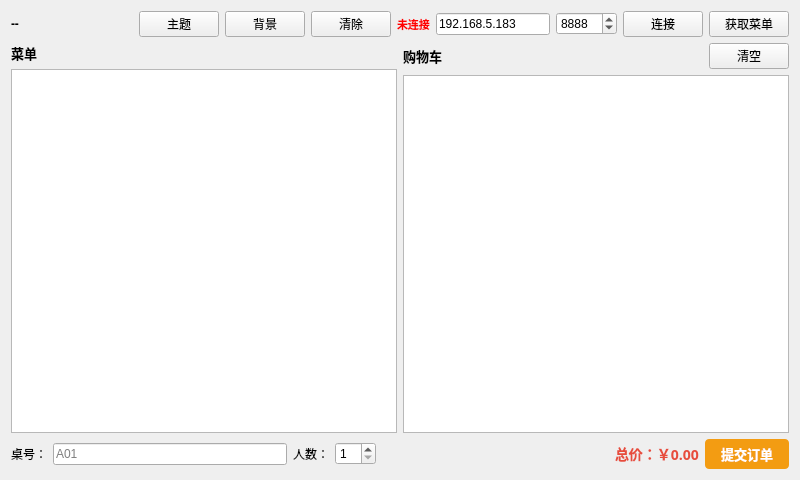
<?xml version="1.0" encoding="UTF-8"?>
<ui version="4.0">
 <class>ClientWidget</class>
 <widget class="QWidget" name="ClientWidget">
  <property name="geometry">
   <rect>
    <x>0</x>
    <y>0</y>
    <width>800</width>
    <height>480</height>
   </rect>
  </property>
  <property name="windowTitle">
   <string>点餐终端 - 客户端</string>
  </property>
  <layout class="QGridLayout" name="gridLayout_2">
   <item row="1" column="1" rowspan="2">
    <layout class="QVBoxLayout" name="cartLayout">
     <item>
      <layout class="QHBoxLayout">
       <item>
        <widget class="QLabel" name="label">
         <property name="font">
          <font>
           <family>隶书</family>
           <pointsize>-1</pointsize>
           <weight>75</weight>
           <bold>true</bold>
          </font>
         </property>
         <property name="styleSheet">
          <string>font-size: 13px; font-weight: bold;</string>
         </property>
         <property name="text">
          <string>购物车</string>
         </property>
        </widget>
       </item>
       <item>
        <spacer>
         <property name="orientation">
          <enum>Qt::Horizontal</enum>
         </property>
         <property name="sizeHint" stdset="0">
          <size>
           <width>0</width>
           <height>0</height>
          </size>
         </property>
        </spacer>
       </item>
       <item>
        <widget class="QPushButton" name="btnClearCart">
         <property name="text">
          <string>清空</string>
         </property>
        </widget>
       </item>
      </layout>
     </item>
     <item>
      <widget class="QListWidget" name="listCart">
       <property name="font">
        <font>
         <pointsize>10</pointsize>
        </font>
       </property>
      </widget>
     </item>
    </layout>
   </item>
   <item row="3" column="0" colspan="2">
    <layout class="QHBoxLayout" name="bottomLayout">
     <item>
      <widget class="QLabel" name="label">
       <property name="font">
        <font>
         <family>华文隶书</family>
        </font>
       </property>
       <property name="text">
        <string>桌号：</string>
       </property>
      </widget>
     </item>
     <item>
      <widget class="QLineEdit" name="editTableNo">
       <property name="placeholderText">
        <string>A01</string>
       </property>
      </widget>
     </item>
     <item>
      <widget class="QLabel" name="label">
       <property name="font">
        <font>
         <family>隶书</family>
        </font>
       </property>
       <property name="text">
        <string>人数：</string>
       </property>
      </widget>
     </item>
     <item>
      <widget class="QSpinBox" name="spinPeople">
       <property name="minimum">
        <number>1</number>
       </property>
       <property name="maximum">
        <number>20</number>
       </property>
       <property name="value">
        <number>1</number>
       </property>
      </widget>
     </item>
     <item>
      <spacer name="spacer2">
       <property name="orientation">
        <enum>Qt::Horizontal</enum>
       </property>
       <property name="sizeHint" stdset="0">
        <size>
         <width>0</width>
         <height>0</height>
        </size>
       </property>
      </spacer>
     </item>
     <item>
      <widget class="QLabel" name="lblTotalPrice">
       <property name="font">
        <font>
         <family>隶书</family>
         <pointsize>-1</pointsize>
         <weight>75</weight>
         <bold>true</bold>
        </font>
       </property>
       <property name="styleSheet">
        <string>font-size: 14px; font-weight: bold; color: #e74c3c;</string>
       </property>
       <property name="text">
        <string>总价：￥0.00</string>
       </property>
      </widget>
     </item>
     <item>
      <widget class="QPushButton" name="btnSubmitOrder">
       <property name="font">
        <font>
         <family>华文隶书</family>
         <pointsize>-1</pointsize>
         <weight>75</weight>
         <bold>true</bold>
        </font>
       </property>
       <property name="styleSheet">
        <string>background-color: #f39c12; color: white; padding: 5px 16px; font-size: 13px; font-weight: bold; border-radius: 4px;</string>
       </property>
       <property name="text">
        <string>提交订单</string>
       </property>
      </widget>
     </item>
    </layout>
   </item>
   <item row="0" column="0" colspan="2">
    <layout class="QHBoxLayout" name="topLayout">
     <item>
      <widget class="QLabel" name="lblTime">
       <property name="styleSheet">
        <string>font-size: 12px; font-weight: bold;</string>
       </property>
       <property name="text">
        <string>--</string>
       </property>
      </widget>
     </item>
     <item>
      <spacer name="spacer1">
       <property name="orientation">
        <enum>Qt::Horizontal</enum>
       </property>
       <property name="sizeHint" stdset="0">
        <size>
         <width>0</width>
         <height>0</height>
        </size>
       </property>
      </spacer>
     </item>
     <item>
      <widget class="QPushButton" name="btnSelectTheme">
       <property name="font">
        <font>
         <family>隶书</family>
        </font>
       </property>
       <property name="text">
        <string>主题</string>
       </property>
      </widget>
     </item>
     <item>
      <widget class="QPushButton" name="btnSetBackground">
       <property name="font">
        <font>
         <family>华文隶书</family>
        </font>
       </property>
       <property name="text">
        <string>背景</string>
       </property>
      </widget>
     </item>
     <item>
      <widget class="QPushButton" name="btnClearBackground">
       <property name="font">
        <font>
         <family>华文隶书</family>
        </font>
       </property>
       <property name="text">
        <string>清除</string>
       </property>
      </widget>
     </item>
     <item>
      <widget class="QLabel" name="lblConnStatus">
       <property name="styleSheet">
        <string>color: red; font-size: 11px; font-weight: bold;</string>
       </property>
       <property name="text">
        <string>未连接</string>
       </property>
      </widget>
     </item>
     <item>
      <widget class="QLineEdit" name="editHost">
       <property name="text">
        <string>192.168.5.183</string>
       </property>
      </widget>
     </item>
     <item>
      <widget class="QSpinBox" name="spinPort">
       <property name="minimum">
        <number>1024</number>
       </property>
       <property name="maximum">
        <number>65535</number>
       </property>
       <property name="value">
        <number>8888</number>
       </property>
      </widget>
     </item>
     <item>
      <widget class="QPushButton" name="btnConnect">
       <property name="font">
        <font>
         <family>华文隶书</family>
        </font>
       </property>
       <property name="text">
        <string>连接</string>
       </property>
      </widget>
     </item>
     <item>
      <widget class="QPushButton" name="btnGetMenu">
       <property name="font">
        <font>
         <family>华文隶书</family>
        </font>
       </property>
       <property name="text">
        <string>获取菜单</string>
       </property>
      </widget>
     </item>
    </layout>
   </item>
   <item row="2" column="0">
    <widget class="QListWidget" name="listMenu">
     <property name="font">
      <font>
       <pointsize>10</pointsize>
      </font>
     </property>
    </widget>
   </item>
   <item row="1" column="0">
    <widget class="QLabel" name="label">
     <property name="font">
      <font>
       <family>华文隶书</family>
       <pointsize>-1</pointsize>
       <weight>75</weight>
       <bold>true</bold>
      </font>
     </property>
     <property name="styleSheet">
      <string>font-size: 13px; font-weight: bold;</string>
     </property>
     <property name="text">
      <string>菜单</string>
     </property>
    </widget>
   </item>
  </layout>
 </widget>
 <resources/>
 <connections/>
</ui>
